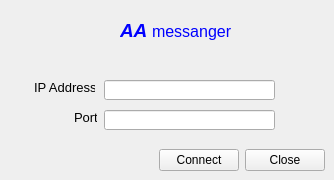
<?xml version="1.0" encoding="UTF-8"?>
<ui version="4.0">
 <class>ConnectionWindow</class>
 <widget class="QMainWindow" name="ConnectionWindow">
  <property name="geometry">
   <rect>
    <x>0</x>
    <y>0</y>
    <width>334</width>
    <height>180</height>
   </rect>
  </property>
  <property name="minimumSize">
   <size>
    <width>334</width>
    <height>180</height>
   </size>
  </property>
  <property name="maximumSize">
   <size>
    <width>334</width>
    <height>180</height>
   </size>
  </property>
  <property name="windowTitle">
   <string>ConnectTo...</string>
  </property>
  <property name="windowIcon">
   <iconset theme=":Images/Images/icon.png"/>
  </property>
  <property name="styleSheet">
   <string notr="true"/>
  </property>
  <widget class="QWidget" name="centralwidget">
   <widget class="QLabel" name="TitleBackground">
    <property name="geometry">
     <rect>
      <x>-7</x>
      <y>0</y>
      <width>351</width>
      <height>61</height>
     </rect>
    </property>
    <property name="autoFillBackground">
     <bool>false</bool>
    </property>
    <property name="styleSheet">
     <string notr="true">#TitleBackground { background-image:url(:/Images/Images/background.png); }</string>
    </property>
    <property name="text">
     <string/>
    </property>
    <property name="pixmap">
     <pixmap>:/Images/background.png</pixmap>
    </property>
    <property name="scaledContents">
     <bool>false</bool>
    </property>
   </widget>
   <widget class="QLineEdit" name="lineEdit_IP">
    <property name="geometry">
     <rect>
      <x>104</x>
      <y>80</y>
      <width>171</width>
      <height>20</height>
     </rect>
    </property>
   </widget>
   <widget class="QWidget" name="layoutWidget">
    <property name="geometry">
     <rect>
      <x>-6</x>
      <y>140</y>
      <width>331</width>
      <height>41</height>
     </rect>
    </property>
    <layout class="QHBoxLayout" name="horizontalLayout">
     <item>
      <spacer name="horizontalSpacer">
       <property name="orientation">
        <enum>Qt::Horizontal</enum>
       </property>
       <property name="sizeHint" stdset="0">
        <size>
         <width>40</width>
         <height>20</height>
        </size>
       </property>
      </spacer>
     </item>
     <item>
      <widget class="QPushButton" name="ConnectButton">
       <property name="styleSheet">
        <string notr="true"/>
       </property>
       <property name="inputMethodHints">
        <set>Qt::ImhNone</set>
       </property>
       <property name="text">
        <string>Connect</string>
       </property>
      </widget>
     </item>
     <item>
      <widget class="QPushButton" name="CloseButton">
       <property name="styleSheet">
        <string notr="true"/>
       </property>
       <property name="inputMethodHints">
        <set>Qt::ImhNone</set>
       </property>
       <property name="text">
        <string>Close</string>
       </property>
      </widget>
     </item>
    </layout>
   </widget>
   <widget class="QLabel" name="label">
    <property name="geometry">
     <rect>
      <x>34</x>
      <y>80</y>
      <width>61</width>
      <height>16</height>
     </rect>
    </property>
    <property name="midLineWidth">
     <number>-1</number>
    </property>
    <property name="text">
     <string>&lt;html&gt;&lt;head/&gt;&lt;body&gt;&lt;p&gt;&lt;span style=&quot; font-size:10pt; font-family:Tahoma; &quot;&gt;IP Address&lt;/span&gt;&lt;/p&gt;&lt;/body&gt;&lt;/html&gt;</string>
    </property>
   </widget>
   <widget class="QLineEdit" name="lineEdit_Port">
    <property name="geometry">
     <rect>
      <x>104</x>
      <y>110</y>
      <width>171</width>
      <height>20</height>
     </rect>
    </property>
   </widget>
   <widget class="QLabel" name="label_2">
    <property name="geometry">
     <rect>
      <x>74</x>
      <y>110</y>
      <width>23</width>
      <height>16</height>
     </rect>
    </property>
    <property name="midLineWidth">
     <number>-1</number>
    </property>
    <property name="text">
     <string>&lt;html&gt;&lt;head/&gt;&lt;body&gt;&lt;p&gt;&lt;span style=&quot; font-family:'Tahoma'; font-size:10pt;&quot;&gt;Port&lt;/span&gt;&lt;/p&gt;&lt;/body&gt;&lt;/html&gt;</string>
    </property>
   </widget>
   <widget class="QLabel" name="Title">
    <property name="geometry">
     <rect>
      <x>120</x>
      <y>10</y>
      <width>141</width>
      <height>41</height>
     </rect>
    </property>
    <property name="midLineWidth">
     <number>-1</number>
    </property>
    <property name="text">
     <string>&lt;html&gt;&lt;head/&gt;&lt;body&gt;&lt;p&gt;&lt;span style=&quot; font-family:'Tahoma'; font-size:14pt; font-weight:600; font-style:italic; color:#0000ff;&quot;&gt;AA &lt;/span&gt;&lt;span style=&quot; font-family:'Tahoma'; font-size:12pt; color:#0000ff;&quot;&gt;messanger&lt;/span&gt;&lt;/p&gt;&lt;/body&gt;&lt;/html&gt;</string>
    </property>
   </widget>
  </widget>
 </widget>
 <resources/>
 <connections/>
</ui>
